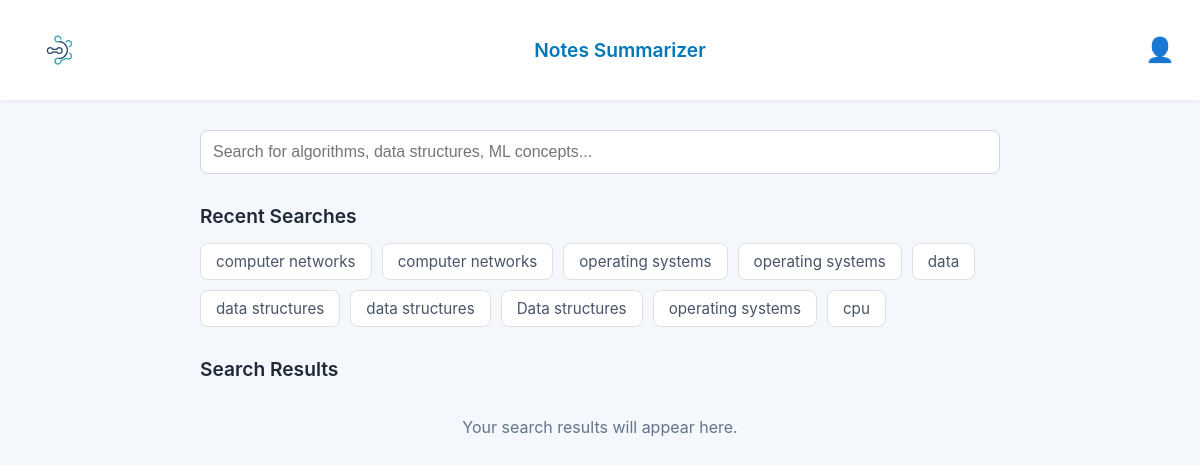
Page /search (signed in) on the committed database.
### models/recent_search.py (models this page shows, shortened)
class RecentSearch(db.Model):
    id = db.Column(db.Integer, primary_key=True)
    user_id = db.Column(db.Integer, db.ForeignKey('user.id'), nullable=False)
    query_text = db.Column(db.String(500), nullable=False)
    timestamp = db.Column(db.DateTime, default=datetime.datetime.utcnow)

### routes.py (the view)
@main_bp.route('/search')
def search_input_page():
   user_id = current_user.id if current_user.is_authenticated else None
   recent_searches_list = []
   if user_id:
       recent_searches_list = db.session.execute(
           select(RecentSearch)
           .filter_by(user_id=user_id)
           .order_by(RecentSearch.timestamp.desc())
           .limit(10)
       ).scalars().all()
   return render_template('search_screen.html', recent_searches=recent_searches_list)

### templates/search_screen.html (shortened to what this page needs)
{% extends "layout.html" %}
{% block content %}
<div class="search-page-container">
    <main class="search-main">
        <section class="search-form-section">
            <form id="search-form" class="search-form-inline">
                <input type="text" id="query" name="query" placeholder="Search for algorithms, data structures, ML concepts..." required>
            </form>
        </section>
        <section class="recent-searches-section">
            <h2>Recent Searches</h2>
            {% if recent_searches %}
                <div class="recent-searches-tags">
                    {% for search in recent_searches %}
                        <span class="search-tag" onclick="document.getElementById('query').value='{{ search.query_text }}'; document.getElementById('search-form').requestSubmit();">
                            {{ search.query_text }}
                        </span>
                    {% endfor %}
                </div>
            {% else %}
                <p class="no-recent-searches">No recent searches.</p>
            {% endif %}
        </section>
        <section class="search-results-section">
            <h2>Search Results</h2>
            <div id="search-results" class="results-display">
                <p class="initial-message">Your search results will appear here.</p>
            </div>
        </section>
    </main>
</div>
{% endblock %}

### templates/layout.html (shortened to what this page needs)
<!DOCTYPE html>
<html lang="en">
<head>
  <link rel="stylesheet" href="{{ url_for('static', filename='base.css') }}">
  <link rel="stylesheet" href="{{ url_for('static', filename='welcome.css') }}">
  <link rel="stylesheet" href="{{ url_for('static', filename='search.css') }}">
  <link rel="stylesheet" href="{{ url_for('static', filename='results.css') }}">
  <link rel="stylesheet" href="{{ url_for('static', filename='media.css') }}">
  <link rel="stylesheet" href="{{ url_for('static', filename='auth.css') }}">
</head>
<body>
    <header class="global-header">
    <div class="nav">
    <img src="{{ url_for('static', filename='assets/logo.png') }}" class="nav-logo" alt="APP NAME Logo">
    <span class="nav-title">Notes Summarizer</span>
    <div class="user-menu-container">
        <button class="user-icon" onclick="toggleMenu()">👤</button>
    </div>
    </div>
  </header>
  <main class="main-content">
    {% block content %}{% endblock %}
  </main>
</body>
</html>

### static/base.css (style rules this page uses)
body { font-family: 'Inter', sans-serif; margin: 0; padding: 0; background: #f4f7fb; color: #1e293b; }
h2 { font-weight: 600; color: #1f2937; }
p { color: #475569; }
.global-header .nav { display: flex; justify-content: space-between; align-items: center; padding: 15px 25px; background: white; box-shadow: 0 2px 5px rgba(0,0,0,0.05); }
.nav-logo { width: 70px; }
.nav-title { font-weight: 600; font-size: 1.2rem; color: #0077b6; }
.user-icon { font-size: 1.5rem; color: #475569; }
.user-menu-container { position: relative; display: inline-block; }
.user-icon { background: none; border: none; font-size: 1.5rem; color: #475569; cursor: pointer; padding: 0; margin: 0; }

### static/search.css (style rules this page uses)
.search-page-container { max-width: 800px; margin: 0 auto; padding: 30px 20px; }
.search-form-section { margin-bottom: 30px; }
#search-form { display: flex; gap: 10px; align-items: center; }
#query { flex-grow: 1; padding: 12px; border: 1px solid #cbd5e1; border-radius: 8px; font-size: 1rem; min-width: 0; }
.recent-searches-section h2 { font-size: 1.2rem; margin-bottom: 15px; }
.search-results-section h2 { font-size: 1.2rem; margin-top: 30px; margin-bottom: 15px; }
.loading-message, .error-message, .no-results, .initial-message { text-align: center; color: #64748b; padding: 20px; }
.recent-searches-tags { display: flex; flex-wrap: wrap; gap: 10px; margin-top: 15px; }
.search-tag { background: #FFFFFF; border: 1px solid #E0E0E0; color: #475569; padding: 8px 15px; border-radius: 8px; font-size: 0.95rem; cursor: pointer; transition: background-color 0.2s, border-color 0.2s; user-select: none; }

### rows in the picture
RecentSearch: query_text "computer networks"
RecentSearch: query_text "computer networks"
RecentSearch: query_text "operating systems"
RecentSearch: query_text "operating systems"
RecentSearch: query_text "data"
RecentSearch: query_text "data structures"
RecentSearch: query_text "data structures"
RecentSearch: query_text "Data structures"
RecentSearch: query_text "operating systems"
RecentSearch: query_text "cpu"
